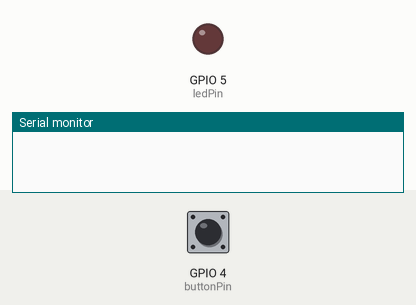
This sketch was run on a simulated ESP32. Shown: output pins drawn as LEDs (lit = HIGH), the last lines printed to the serial monitor. The test bench sets the inputs (shaded band); at power-on: GPIO 4 (buttonPin) LOW.

Above: at 1.2 s.
1.3 s: GPIO 4 (buttonPin) pulled HIGH for 0.15 s
At 2.5 s:
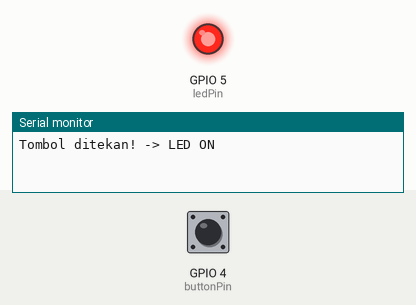
2.9 s: GPIO 4 (buttonPin) pulled HIGH for 1 s
At 4.0 s:
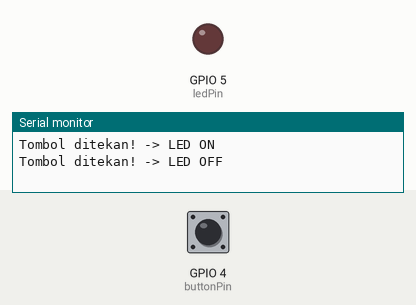
5.4 s: GPIO 4 (buttonPin) pulled HIGH for 3.2 s
At 5.9 s:
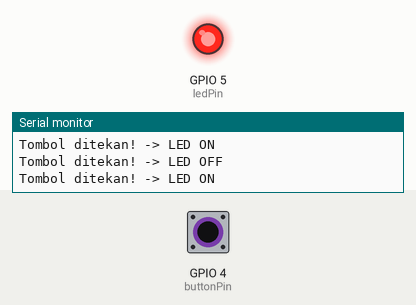
Timing chart, 0 to 8.4 s (numbered marks = the images above; inputs shaded):
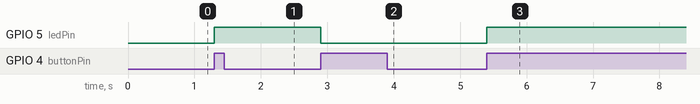

Measured:
- after the input at 1.3 s, GPIO 5 (ledPin): LOW → HIGH at once
- after the input at 2.9 s, GPIO 5 (ledPin): HIGH → LOW at once
- after the input at 5.4 s, GPIO 5 (ledPin): LOW → HIGH at once

The sketch:

sketch.ino
```cpp
const int buttonPin = 4;
const int ledPin = 5;

bool ledState = false;      // Menyimpan status LED (false = OFF, true = ON)
int lastButtonState = LOW;  // Menyimpan status tombol sebelumnya

void setup() {
  Serial.begin(115200);
  pinMode(buttonPin, INPUT);
  pinMode(ledPin, OUTPUT);
  digitalWrite(ledPin, LOW); // LED mati saat pertama dinyalakan
}

void loop() {
  int currentButtonState = digitalRead(buttonPin);

  // Mendeteksi saat tombol baru mulai ditekan (dari LOW ke HIGH)
  if (lastButtonState == LOW && currentButtonState == HIGH) {
    ledState = !ledState;                   // Membalik status LED (ON <-> OFF)
    digitalWrite(ledPin, ledState);         // Memperbarui kondisi fisik LED

    if (ledState) {
      Serial.println("Tombol ditekan! -> LED ON");
    } else {
      Serial.println("Tombol ditekan! -> LED OFF");
    }

    delay(200); // Debouncing untuk mencegah pembacaan ganda akibat pantulan mekanis
  }

  lastButtonState = currentButtonState; // Menyimpan kondisi tombol saat ini
}
```
